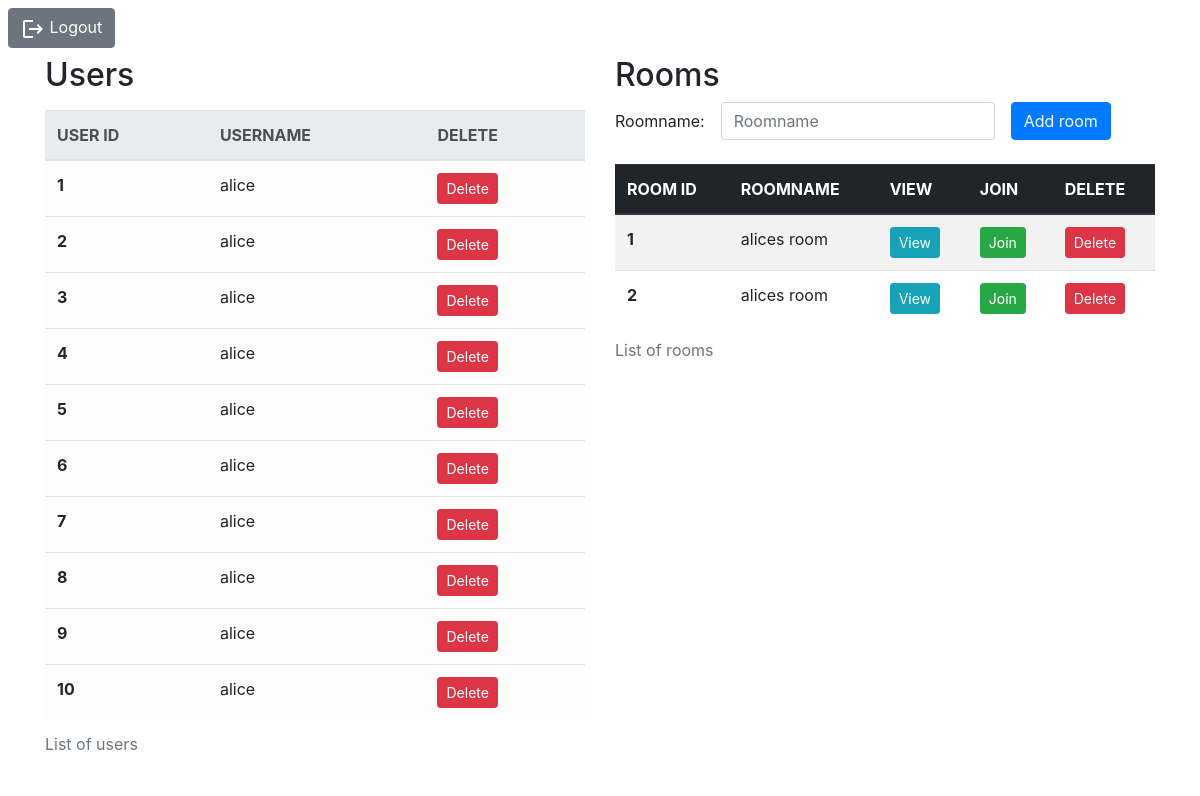
Page /goback on the earlier database version.
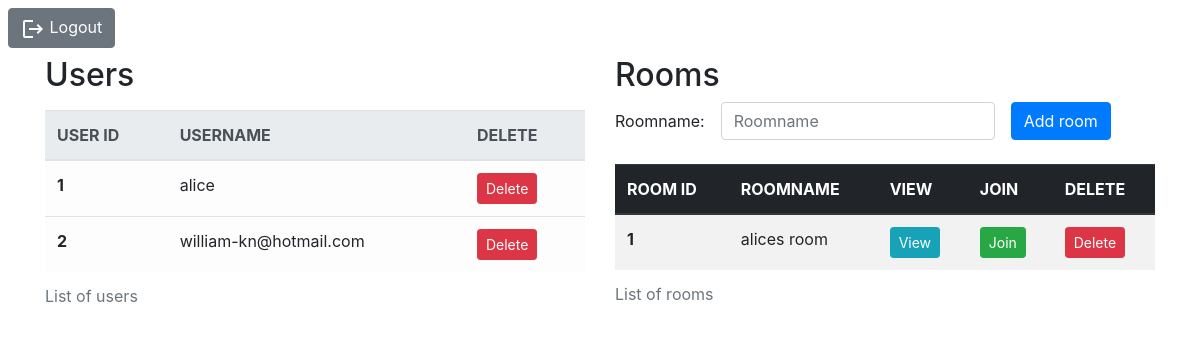
Same page on the later database version.
### app.py (models this page shows, shortened)
class UserModel(db.Model):
    user_id = db.Column(db.Integer, primary_key=True)
    username = db.Column(db.String(30), nullable=False)

class RoomModel(db.Model):
    room_id = db.Column(db.Integer, primary_key=True)
    roomname = db.Column(db.String(30), nullable=False)

### app.py (the view)
@app.route("/goback", methods=['GET', 'POST'])
def goBack():
    return render_template('index.html', uservalues=UserModel.query.all(), roomvalues=RoomModel.query.all())

### templates/index.html (shortened to what this page needs)
<!DOCTYPE html>
<html lang="en">
<head>
    <link rel="stylesheet" href="https://maxcdn.bootstrapcdn.com/bootstrap/4.0.0/css/bootstrap.min.css"
>
</head>
<body>
    <form action="/">
        <button class="btn btn-secondary m-2" type="submit">
            <img src="{{url_for('static', filename='baseline_logout_white_24dp.png')}}" alt="Logout PNG" />
            Logout
        </button>
    </form>
    <div class="container">
        <div class="row mb-4">
            <div class="col-sm">
                <h2>
                    Users
                </h2>
                <table class="table table-light mt-3">
                    <caption>List of users</caption>
                    <thead class="thead-light">
                        <tr>
                            <th scope="col">USER ID</th>
                            <th scope="col">USERNAME</th>
                            <th scope="col">DELETE</th>
                        </tr>
                    </thead>
                    <tbody>
                        {% for item in uservalues %}
                        <tr>
                            <th scope="row">{{item.user_id}}</th>
                            <td>{{item.username}}</td>
                            <td>
                                <form action="/api/user/{{item.user_id}}">
                                    <button class="btn btn-danger btn-sm" type="submit">Delete</button>
                                </form>
                            </td>
                        </tr>
                        {% endfor %}
                    </tbody>
                </table>
            </div>
            <div class="col-sm">
                <h2>
                    Rooms
                </h2>
                <form action="/api/rooms" method="POST" class="form-inline">
                    <div class="form-group mb-2"><span>Roomname:</span></div>
                    <div class="form-group mx-sm-3 mb-2">
                        <input type="text" class="form-control" name="roomname" id="roomname" placeholder="Roomname">
                    </div>
                    <button class="btn btn-primary mb-2" type="submit">Add room</button>
                </form>
                <table class="table table-striped mt-3">
                    <caption>List of rooms</caption>
                    <thead class="thead-dark">
                        <tr>
                            <th scope="col">ROOM ID</th>
                            <th scope="col">ROOMNAME</th>
                            <th scope="col">VIEW</th>
                            <th scope="col">JOIN</th>
                            <th scope="col">DELETE</th>
                        </tr>
                    </thead>
                    <tbody>
                        {% for item in roomvalues %}
                        <tr>
                            <th scope="row">{{item.room_id}}</th>
                            <td>{{item.roomname}}</td>
                            <td>
                                <form action="/api/room/{{item.room_id}}">
                                    <button class="btn btn-info btn-sm" type="submit">View</button>
                                </form>
                            </td>
                            <td>
                                <form action="/api/room/{{item.room_id}}/users">
                                    <button class="btn btn-success btn-sm" type="submit">Join</button>
                                </form>
                            </td>
                            <td>
                                <form action="/api/roomdelete/{{item.room_id}}">
                                    <button class="btn btn-danger btn-sm" type="submit">Delete</button>
                                </form>
                            </td>
                        </tr>
                        {% endfor %}
                    </tbody>
                </table>
            </div>
        </div>
    </div>
</body>
</html>

Differences in the rows shown:
removed UserModel: user_id "3", username "alice"
removed UserModel: user_id "4", username "alice"
removed UserModel: user_id "5", username "alice"
removed UserModel: user_id "6", username "alice"
removed UserModel: user_id "7", username "alice"
removed UserModel: user_id "8", username "alice"
removed UserModel: user_id "9", username "alice"
removed UserModel: user_id "10", username "alice"
removed RoomModel: room_id "2", roomname "alices room"
changed UserModel id 2: username "alice" → "william-kn@hotmail.com"
